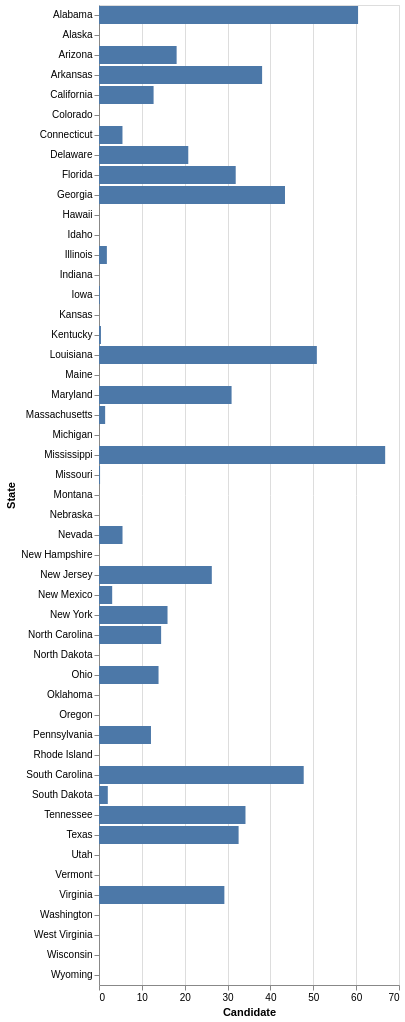

Here is the Vega-Lite specification saved for this chart:
### Vega-Lite specification from a JSON file in a GitHub repository (floating-point values rounded to 4 significant figures)
{"$schema": "https://vega.github.io/schema/vega-lite/v3.json", "description": "A simple bar chart with embedded data.", "data": {"values": [{"State": "Alabama", "Candidate": 60.45}, {"State": "Alaska", "Candidate": 0}, {"State": "Arizona", "Candidate": 18.11}, {"State": "Arkansas", "Candidate": 38.06}, {"State": "California", "Candidate": 12.74}, {"State": "Colorado", "Candidate": 0}, {"State": "Connecticut", "Candidate": 5.478}, {"State": "Delaware", "Candidate": 20.83}, {"State": "Florida", "Candidate": 31.9}, {"State": "Georgia", "Candidate": 43.4}, {"State": "Hawaii", "Candidate": 0}, {"State": "Idaho", "Candidate": 0}, {"State": "Illinois", "Candidate": 1.837}, {"State": "Indiana", "Candidate": 0}, {"State": "Iowa", "Candidate": 0.201}, {"State": "Kansas", "Candidate": 0}, {"State": "Kentucky", "Candidate": 0.455}, {"State": "Louisiana", "Candidate": 50.83}, {"State": "Maine", "Candidate": 0}, {"State": "Maryland", "Candidate": 30.93}, {"State": "Massachusetts", "Candidate": 1.434}, {"State": "Michigan", "Candidate": 0}, {"State": "Mississippi", "Candidate": 66.77}, {"State": "Missouri", "Candidate": 0.247}, {"State": "Montana", "Candidate": 0}, {"State": "Nebraska", "Candidate": 0}, {"State": "Nevada", "Candidate": 5.487}, {"State": "New Hampshire", "Candidate": 0}, {"State": "New Jersey", "Candidate": 26.32}, {"State": "New Mexico", "Candidate": 3.077}, {"State": "New York", "Candidate": 15.99}, {"State": "North Carolina", "Candidate": 14.49}, {"State": "North Dakota", "Candidate": 0}, {"State": "Ohio", "Candidate": 13.89}, {"State": "Oklahoma", "Candidate": 0}, {"State": "Oregon", "Candidate": 0}, {"State": "Pennsylvania", "Candidate": 12.13}, {"State": "Rhode Island", "Candidate": 0}, {"State": "South Carolina", "Candidate": 47.77}, {"State": "South Dakota", "Candidate": 2.053}, {"State": "Tennessee", "Candidate": 34.18}, {"State": "Texas", "Candidate": 32.58}, {"State": "Utah", "Candidate": 0}, {"State": "Vermont", "Candidate": 0}, {"State": "Virginia", "Candidate": 29.25}, {"State": "Washington", "Candidate": 0}, {"State": "West Virginia", "Candidate": 0}, {"State": "Wisconsin", "Candidate": 0}, {"State": "Wyoming", "Candidate": 0}]}, "mark": "bar", "encoding": {"y": {"field": "State", "type": "ordinal"}, "x": {"field": "Candidate", "type": "quantitative"}, "color": {"domain": "Candidate", "range": ["ee0000"]}}}
